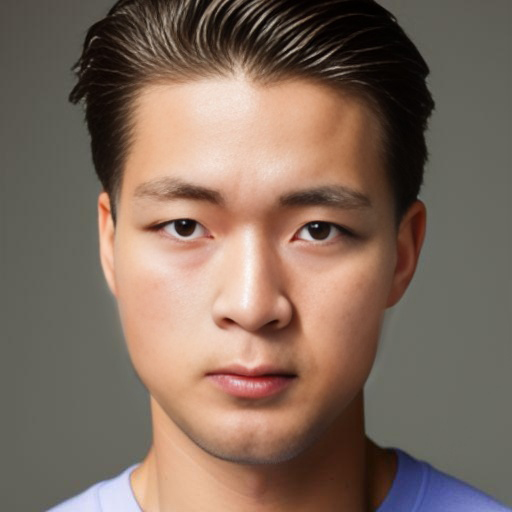
#> input picture 2_Core_Operations/Basic_Operation_onImages/image.jpg, 512 x 512 px
$ python main.py
#> lines starting #> are read from the running program, lines starting #| are printed output that depends on the picture
import numpy as np
import cv2 as cv
from matplotlib import pyplot as plt

BLUE = [255, 0, 0]

img1 = cv.imread('image.jpg')
#> img1 is the input picture: shape (512, 512, 3); mean B, G, R 93.7, 106.7, 127.2
assert img1 is not None, 'file could not be read, check with os.path.exists()'

replicate = cv.copyMakeBorder(img1, 10, 10, 10, 10, cv.BORDER_REPLICATE)
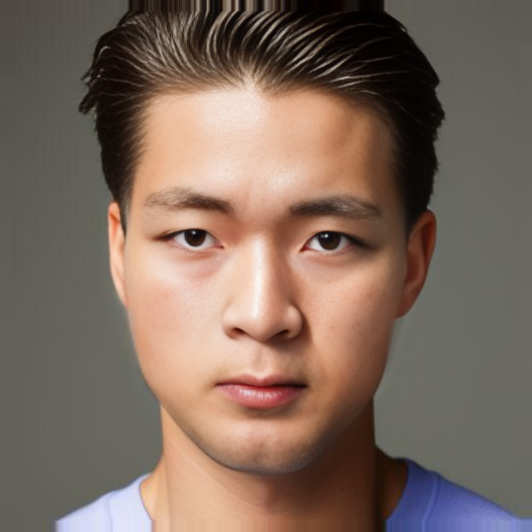
#> replicate: shape (532, 532, 3); mean B, G, R 93.7, 106, 125.4
reflect = cv.copyMakeBorder(img1, 10, 10, 10, 10, cv.BORDER_REFLECT)
reflect101 = cv.copyMakeBorder(img1, 10, 10, 10, 10, cv.BORDER_REFLECT_101)
wrap = cv.copyMakeBorder(img1, 10, 10, 10, 10, cv.BORDER_WRAP)
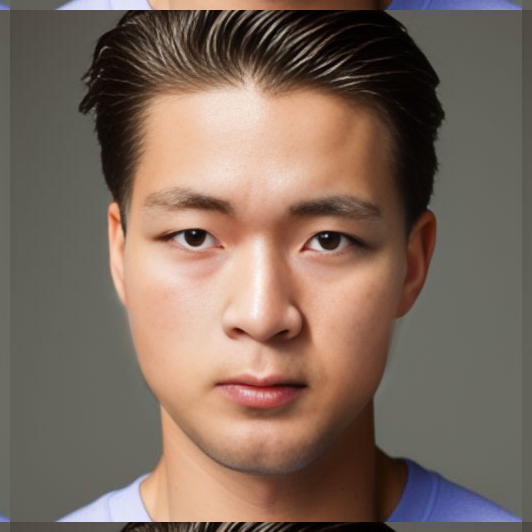
#> wrap: shape (532, 532, 3); mean B, G, R 93.6, 105.9, 125.3
constant = cv.copyMakeBorder(img1, 10, 10, 10, 10, cv.BORDER_CONSTANT, value = BLUE)
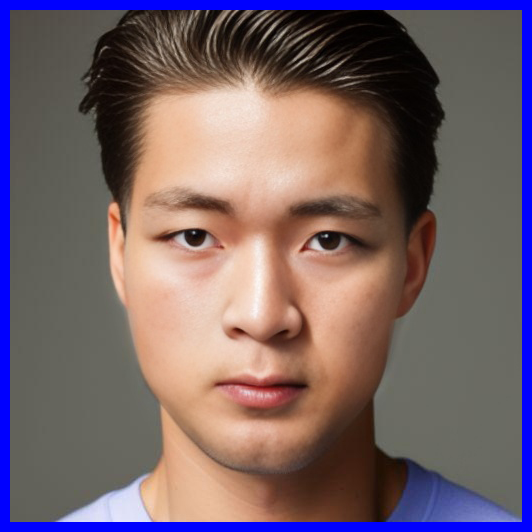
#> constant: shape (532, 532, 3); mean B, G, R 105.6, 98.9, 117.8

plt.subplot(321), plt.imshow(img1,'gray'), plt.title('ORIGINAL')
plt.subplot(322), plt.imshow(replicate,'gray'), plt.title('REPLICATE')
plt.subplot(323), plt.imshow(reflect,'gray'), plt.title('REFLECT')
plt.subplot(324), plt.imshow(reflect101,'gray'), plt.title('REFLECT_101')
plt.subplot(325), plt.imshow(wrap,'gray'), plt.title('WRAP')
plt.subplot(326), plt.imshow(constant,'gray'), plt.title('CONSTANT')

plt.show()
#> figure, not shown here; B, G, R data is drawn as R, G, B
